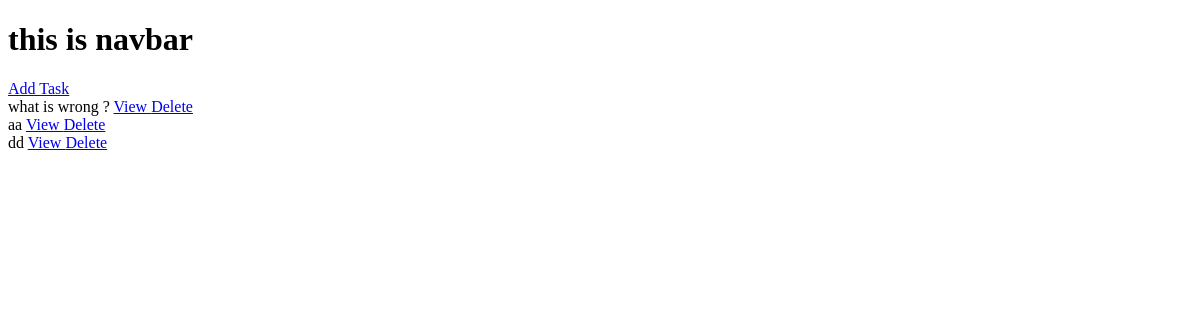
The app's page /, older data.
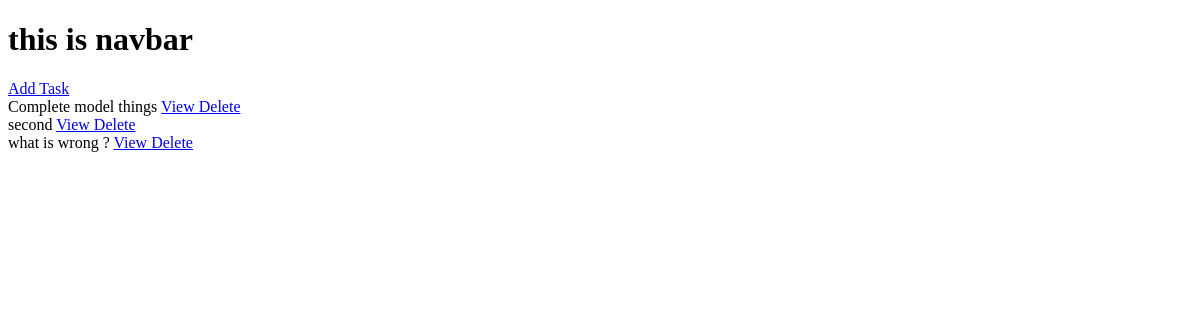
The same page, newer data.
### base/models.py (models this page shows, shortened)
class Task(models.Model):
    user = models.ForeignKey(User,on_delete=models.CASCADE)
    message = models.CharField(max_length=200)
    description = models.TextField(null=True,blank=True)
    created = models.DateTimeField(auto_now_add=True)
    updated = models.DateTimeField(auto_now=True)
    completed = models.BooleanField(default=False)

### base/views.py (the view)
# urls.py: path('',views.home,name='home'),
def home(request):
    tasks = Task.objects.all()
    context = {"tasks":tasks}
    return render(request,'base/home.html',context)

### base/templates/base/home.html
{%extends 'main.html'%}
{%block content%}
<a href="{%url 'add'%}">
    Add Task
    <br>
</a>
{%for task in tasks%}
{{task.message}}  <a href = "{% url 'task' task.id%}">View </a>
<a href = "{%url 'delete-task' task.id%}">Delete </a>
<br>
{%endfor%}
{%endblock%}

### templates/main.html (shortened to what this page needs)
<!DOCTYPE html>
<html lang="en">
<head>
</head>
<body>
{% include 'navbar.html'%}
{%block content%}
{%endblock content%}
</body>
</html>

### templates/navbar.html
<h1>this is navbar</h1>

Row changes from the older to the newer data that the page shows:
removed Task: message "aa"
removed Task: message "dd"
added Task: message "Complete model things"
added Task: message "second"
